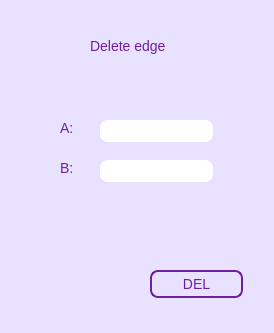
<?xml version="1.0" encoding="UTF-8"?>
<ui version="4.0">
 <class>Form_edge_del</class>
 <widget class="QWidget" name="Form_edge_del">
  <property name="geometry">
   <rect>
    <x>0</x>
    <y>0</y>
    <width>274</width>
    <height>333</height>
   </rect>
  </property>
  <property name="minimumSize">
   <size>
    <width>274</width>
    <height>333</height>
   </size>
  </property>
  <property name="maximumSize">
   <size>
    <width>274</width>
    <height>333</height>
   </size>
  </property>
  <property name="windowTitle">
   <string>delete edge</string>
  </property>
  <property name="styleSheet">
   <string notr="true">QWidget
{
background-color: rgb(233, 226, 255);
font-size: 14px;
font-family: &quot;System&quot;;
color: rgb(111, 31, 158);
}

QLineEdit
{
background-color: rgb(255, 255, 255);
border-radius: 8px;
}

QPushButton
{
background-color: rgb(233, 226, 255);
border: 2px solid rgb(111, 31, 158);
border-radius: 8px;
color: rgb(111, 31, 158);
}

QPushButton:hover
{
	background-color: rgb(176, 170, 255)
}

QPushButton:pressed
{
	background-color: rgb(152, 147, 220);
}
</string>
  </property>
  <widget class="QLabel" name="label_title">
   <property name="geometry">
    <rect>
     <x>90</x>
     <y>30</y>
     <width>121</width>
     <height>31</height>
    </rect>
   </property>
   <property name="text">
    <string>Delete edge</string>
   </property>
  </widget>
  <widget class="QPushButton" name="pB_del_edge">
   <property name="geometry">
    <rect>
     <x>150</x>
     <y>270</y>
     <width>93</width>
     <height>28</height>
    </rect>
   </property>
   <property name="styleSheet">
    <string notr="true"/>
   </property>
   <property name="text">
    <string>DEL</string>
   </property>
  </widget>
  <widget class="QLabel" name="label_a">
   <property name="geometry">
    <rect>
     <x>60</x>
     <y>120</y>
     <width>55</width>
     <height>16</height>
    </rect>
   </property>
   <property name="text">
    <string>A:</string>
   </property>
  </widget>
  <widget class="QLineEdit" name="lineEdit_b">
   <property name="geometry">
    <rect>
     <x>100</x>
     <y>160</y>
     <width>113</width>
     <height>22</height>
    </rect>
   </property>
   <property name="styleSheet">
    <string notr="true"/>
   </property>
  </widget>
  <widget class="QLineEdit" name="lineEdit_a">
   <property name="geometry">
    <rect>
     <x>100</x>
     <y>120</y>
     <width>113</width>
     <height>22</height>
    </rect>
   </property>
   <property name="styleSheet">
    <string notr="true"/>
   </property>
  </widget>
  <widget class="QLabel" name="label_b">
   <property name="geometry">
    <rect>
     <x>60</x>
     <y>160</y>
     <width>55</width>
     <height>16</height>
    </rect>
   </property>
   <property name="text">
    <string>B:</string>
   </property>
  </widget>
  <zorder>label_b</zorder>
  <zorder>label_title</zorder>
  <zorder>pB_del_edge</zorder>
  <zorder>label_a</zorder>
  <zorder>lineEdit_b</zorder>
  <zorder>lineEdit_a</zorder>
 </widget>
 <resources/>
 <connections/>
</ui>
